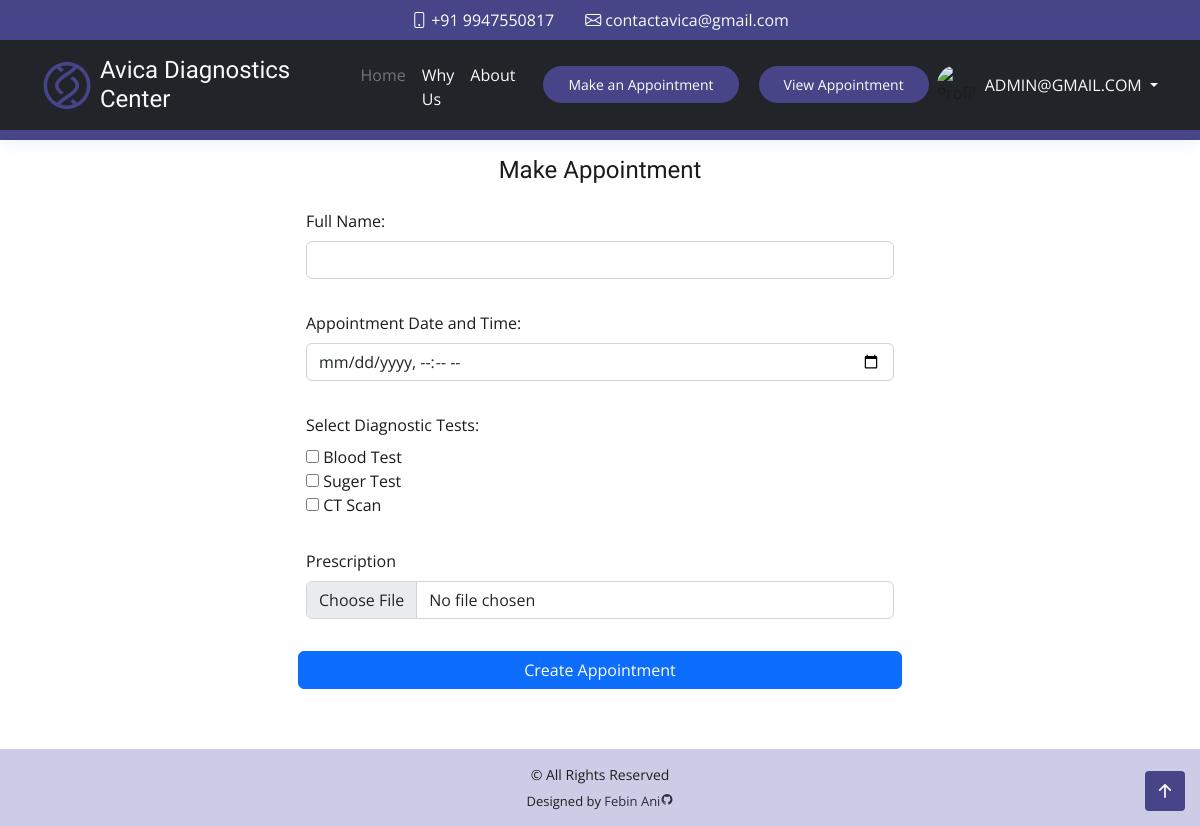
Page /appointment.php (signed in) on the committed database.
### tables this page shows
CREATE TABLE `tb_test` (
  `test_id` int(10) NOT NULL,
  `test_name` varchar(100) NOT NULL,
  `test_desc` varchar(400) NOT NULL,
  `price` int(30) NOT NULL
);

### appointment.php (the view, shortened to what this page needs)
<?php
include('constant/securityhome.php');
include('constant/topbar.php');
include('constant/header.php');
?>
<main id="main" class="main">
    <section class="section mt-5">
        <div class="row">
            <div class="mt-5 mx-auto col-10 col-md-8 col-lg-6">
                <form class="row g-3" method="POST" action="useraction-php/process_appointment.php" enctype="multipart/form-data">
                    <div class="text-center fs-4 ">
                        <h4>Make Appointment</h4>
                    </div>
                    <div class="mb-3">
                        <label for="name" class="form-label">Full Name:</label>
                        <input type="text" class="form-control" name="name">
                    </div>
                    <div class="mb-3">
                        <label for="schedule" class="form-label">Appointment Date and Time:</label>
                        <input type="datetime-local" class="form-control" name="schedule" min="<?php echo date('Y-m-d\TH:i'); ?>" required>
                    </div>
                    <div class="mb-3">
                        <label for="test_id" class="form-label">Select Diagnostic Tests:</label><br>
                        <?php
                        $sql = "SELECT test_id, test_name FROM tb_test";
                        $result = $conn->query($sql);
                        if ($result->num_rows > 0) {
                            while ($row = $result->fetch_assoc()) {
                                $test_id = $row['test_id'];
                                $test_name = $row['test_name'];
                        ?>
                        <input type="checkbox" name="test[]" value=" <?php echo $test_id; ?>"> <?php echo $test_name; ?><br>
                        <?php
                            }
                        } else {
                            echo "Error fetching test data: " . mysqli_error($conn);
                        } ?>
                    </div>
                    <div class="mb-3">
                        <label for="pres" class="form-label">Prescription</label>
                        <input type="file" class="form-control" name="pres">
                    </div>
                    <?php
                    if (isset($_SESSION['id'])) {
                    ?>
                        <button type="submit" class="btn btn-primary" name="create_appointment">Create Appointment</button>
                    <?php
                    } else {
                    ?>
                        <a href="admin/login.php" class="btn btn-primary" name="create_appointment">Create Appointment</a>
                    <?php
                        $_SESSION['success'] = "You Need Login to Continue";
                    }
                    ?>
            </div>
        </div>
    </section>
</main>
<?php
include('constant/footer.php');
?>

### assets/css/style.css (style rules this page uses)
body { font-family: "Open Sans", sans-serif; color: #1b1b1b; }
h1, h2, h3, h4, h5, h6 { font-family: "Raleway", sans-serif; }
section { padding: 60px 0; overflow: hidden; }

### rows in the picture
tb_test: test_name "Blood Test"
tb_test: test_name "Suger Test"
tb_test: test_name "CT Scan"

### other values in the picture
$_SESSION['username'] "ADMIN@GMAIL.COM"
